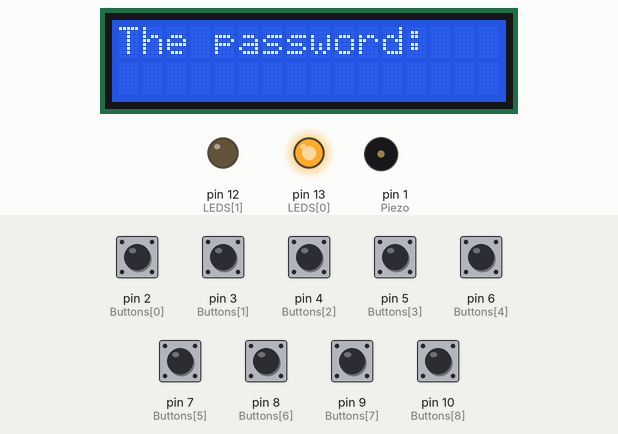
This sketch was run on a simulated Arduino Uno, built with avr-gcc and run on an emulated ATmega328P. Shown: 16×2 character LCD, output pins drawn as LEDs (lit = HIGH), buzzer (waves = sounding, pin HIGH). Inputs (shaded band) come from the test bench; at power-on: pin 2 (Buttons[0]), pin 3 (Buttons[1]), pin 4 (Buttons[2]), pin 5 (Buttons[3]), pin 6 (Buttons[4]), pin 7 (Buttons[5]), pin 8 (Buttons[6]), pin 9 (Buttons[7]), pin 10 (Buttons[8]) LOW.

Above: at 1.2 s.
1.3 s: pin 2 (Buttons[0]) pulled HIGH for 0.15 s
At 2.9 s:
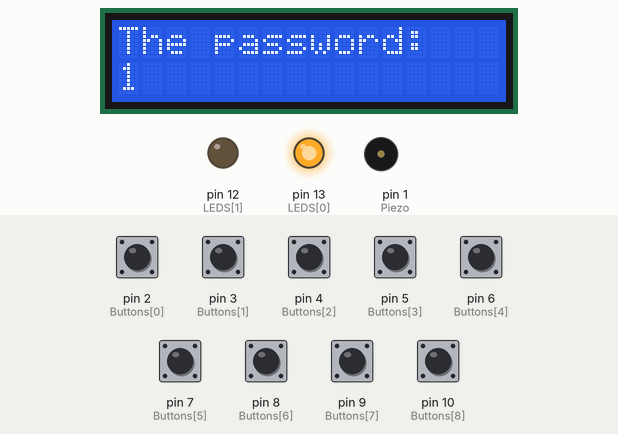
4.0 s: pin 3 (Buttons[1]) pulled HIGH for 0.15 s
At 6.3 s:
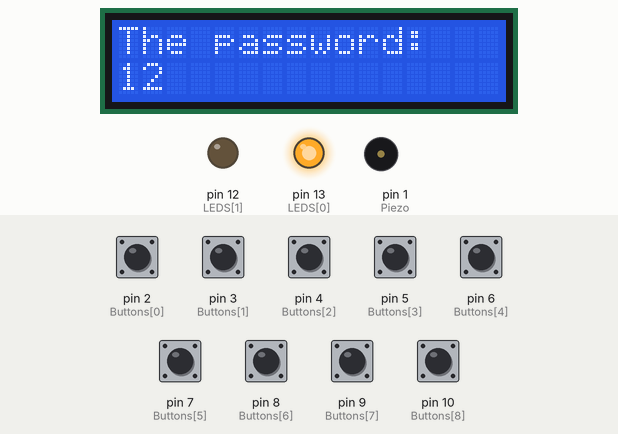
6.7 s: pin 4 (Buttons[2]) pulled HIGH for 0.15 s
At 9.1 s:
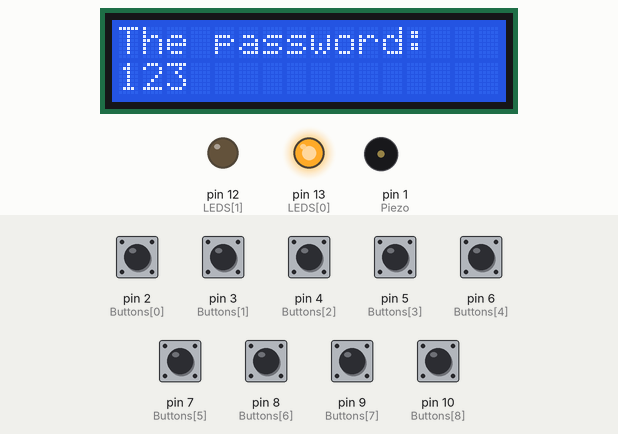
9.4 s: pin 5 (Buttons[3]) pulled HIGH for 0.15 s
At 11.8 s:
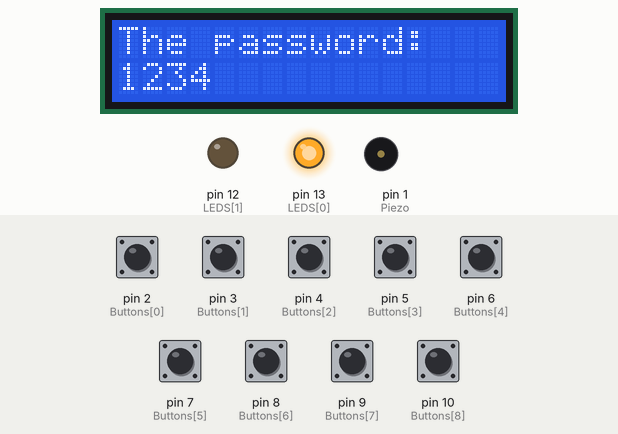
12.2 s: pin 6 (Buttons[4]) pulled HIGH for 0.15 s
At 13.9 s:
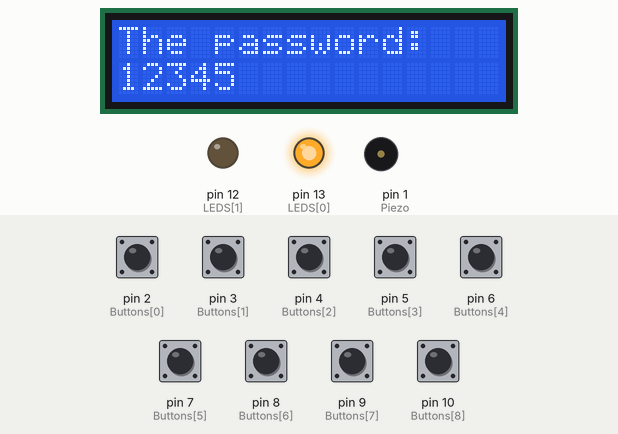
15.0 s: pin 7 (Buttons[5]) pulled HIGH for 0.15 s
At 17.3 s:
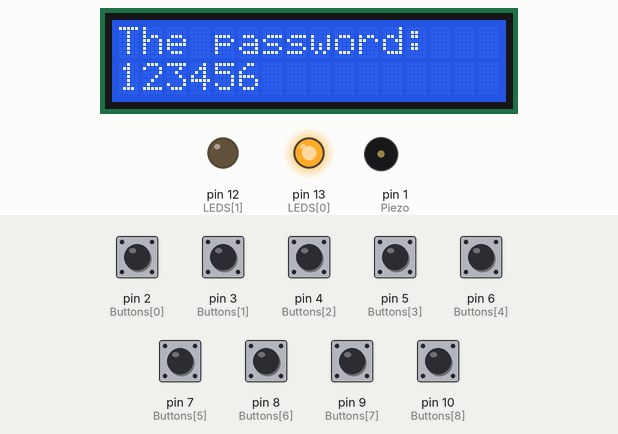
Timing chart, 0 to 18.8 s (numbered marks = the images above; inputs shaded):
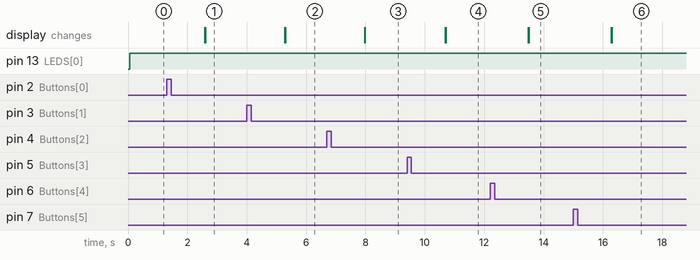

The sketch:

Filelock.ino
```cpp
#include <LiquidCrystal_I2C.h>
#include <Wire.h>
String paragraph = "Mars, the Red Planet, has captivated humanity for centuries with its mysteries and potential for life. Its geological features, thin atmosphere, and the search for water make it a prime target for exploration and scientific research, propelling us closer to uncovering the secrets of our neighboring planet.             ";
LiquidCrystal_I2C lcd(0x27, 16, 2);
int Piezo = 1;
int Buttons[] = {2, 3, 4, 5, 6, 7, 8, 9, 10};
char values[] = {'1', '2', '3', '4', '5', '6', '7', '8', '9'};
int LEDS[] = {13, 12};
int offButton = 11;
String passwordGuess = "";
String password = "1111";

void setup() {
  lcd.init();
  lcd.backlight();
  for (int i = 0; i < 10; i++) {
    pinMode(Buttons[i], INPUT);
  }
  for (int i = 0; i < 2; i++) {
    pinMode(LEDS[i], OUTPUT);
  }
  pinMode(offButton, INPUT);
  pinMode(Piezo, OUTPUT);
}

void loop(){
  digitalWrite(LEDS[0], HIGH);
  lcd.setCursor(0, 0);
  lcd.println("The password: ");
  if (digitalRead(Buttons[0]) == HIGH) {
    passwordGuess += values[0];
    delay(1250);
    lcd.clear();
    lcd.setCursor(0, 0);
    lcd.println("The password:    ");
    lcd.setCursor(0, 1);
    lcd.print(passwordGuess);
  }

  if (digitalRead(Buttons[1]) == HIGH) {
    passwordGuess += values[1];
    delay(1250);
    lcd.clear();
    lcd.setCursor(0, 0);
    lcd.println("The password:    ");
    lcd.setCursor(0, 1);
    lcd.print(passwordGuess);
  }

  if (digitalRead(Buttons[2]) == HIGH) {
    passwordGuess += values[2];
    delay(1250);
    lcd.clear();
    lcd.setCursor(0, 0);
    lcd.println("The password: ");
    lcd.setCursor(0, 1);
    lcd.print(passwordGuess);
  }

  if (digitalRead(Buttons[3]) == HIGH) {
    passwordGuess += values[3];
    delay(1250);
    lcd.clear();
    lcd.setCursor(0, 0);
    lcd.println("The password:    ");
    lcd.setCursor(0, 1);
    lcd.print(passwordGuess);
  }

  if (digitalRead(Buttons[4]) == HIGH) {
    passwordGuess += values[4];
    delay(1250);
    lcd.clear();
    lcd.setCursor(0, 0);
    lcd.println("The password:    ");
    lcd.setCursor(0, 1);
    lcd.print(passwordGuess);
  }

  if (digitalRead(Buttons[5]) == HIGH) {
    passwordGuess += values[5];
    delay(1250);
    lcd.clear();
    lcd.setCursor(0, 0);
    lcd.println("The password:    ");
    lcd.setCursor(0, 1);
    lcd.print(passwordGuess);
  }

  if (digitalRead(Buttons[6]) == HIGH) {
    passwordGuess += values[6];
    delay(1250);
    lcd.clear();
    lcd.setCursor(0, 0);
    lcd.println("The password:    ");
    lcd.setCursor(0, 1);
    lcd.print(passwordGuess);
  }

  if (digitalRead(Buttons[7]) == HIGH) {
    passwordGuess += values[7];
    delay(1250);
    lcd.clear();
    lcd.setCursor(0, 0);
    lcd.println("The password:    ");
    lcd.setCursor(0, 1);
    lcd.print(passwordGuess);
  }

  if (digitalRead(Buttons[8]) == HIGH) {
    passwordGuess += values[8];
    delay(1250);
    lcd.clear();
    lcd.setCursor(0, 0);
    lcd.println("The password:    ");
    lcd.setCursor(0, 1);
    lcd.print(passwordGuess);
  }

  if (passwordGuess == password){
    correctGuess();
    passwordGuess = "";
  }

  if (password.length() == 16){
    lcd.setCursor(0, 0);
    lcd.println("The password: ");
    lcd.setCursor(0, 1);
    lcd.print("try Again");
    delay(250);
    lcd.clear();
  }
}

void correctGuess(){
    lcd.setCursor(0, 0);
    lcd.println("The password: ");
    lcd.setCursor(0, 1);
    lcd.print("correct");
    lcd.clear();
    tone(1, 500, 3000);
    digitalWrite(LEDS[0], LOW);
    delay(100);
    digitalWrite(LEDS[1], HIGH);
    for (int i = 0; i < 300; i += 32){
      lcd.setCursor(0, 0);
      lcd.println(paragraph.substring(i, i + 16));
      lcd.setCursor(0, 1);
      lcd.println(paragraph.substring(i + 16, i + 32));
      delay(2000);
    }
    delay(2000);
    digitalWrite(LEDS[1], LOW);
    delay(100);
    digitalWrite(LEDS[0], HIGH);
    lcd.clear();
}
```

Measured:
- after the input at 1.3 s, the display: first changes after 1.3 s (image 1 shows a later state)
- after the input at 4.0 s, the display: first changes after 1.3 s (image 2 shows a later state)
- after the input at 6.7 s, the display: changes after 1.3 s (image 3)
- after the input at 9.4 s, the display: first changes after 1.3 s (image 4 shows a later state)
- after the input at 12.2 s, the display: first changes after 1.3 s (image 5 shows a later state)
- after the input at 15.0 s, the display: first changes after 1.3 s (image 6 shows a later state)
